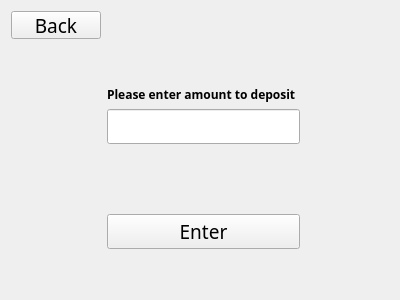
<?xml version="1.0" encoding="UTF-8"?>
<ui version="4.0">
 <class>Form</class>
 <widget class="QWidget" name="Form">
  <property name="geometry">
   <rect>
    <x>0</x>
    <y>0</y>
    <width>400</width>
    <height>300</height>
   </rect>
  </property>
  <property name="windowTitle">
   <string>Form</string>
  </property>
  <layout class="QGridLayout" name="gridLayout">
   <item row="4" column="2">
    <spacer name="horizontalSpacer_2">
     <property name="orientation">
      <enum>Qt::Horizontal</enum>
     </property>
     <property name="sizeHint" stdset="0">
      <size>
       <width>40</width>
       <height>20</height>
      </size>
     </property>
    </spacer>
   </item>
   <item row="6" column="1">
    <spacer name="verticalSpacer">
     <property name="orientation">
      <enum>Qt::Vertical</enum>
     </property>
     <property name="sizeHint" stdset="0">
      <size>
       <width>20</width>
       <height>40</height>
      </size>
     </property>
    </spacer>
   </item>
   <item row="3" column="1">
    <widget class="QLabel" name="label">
     <property name="sizePolicy">
      <sizepolicy hsizetype="Preferred" vsizetype="Expanding">
       <horstretch>0</horstretch>
       <verstretch>0</verstretch>
      </sizepolicy>
     </property>
     <property name="font">
      <font>
       <family>Sans</family>
       <weight>75</weight>
       <bold>true</bold>
      </font>
     </property>
     <property name="text">
      <string>Please enter amount to deposit</string>
     </property>
    </widget>
   </item>
   <item row="4" column="0">
    <spacer name="horizontalSpacer">
     <property name="orientation">
      <enum>Qt::Horizontal</enum>
     </property>
     <property name="sizeHint" stdset="0">
      <size>
       <width>40</width>
       <height>20</height>
      </size>
     </property>
    </spacer>
   </item>
   <item row="7" column="1">
    <widget class="QPushButton" name="enter_button">
     <property name="sizePolicy">
      <sizepolicy hsizetype="Minimum" vsizetype="Expanding">
       <horstretch>0</horstretch>
       <verstretch>0</verstretch>
      </sizepolicy>
     </property>
     <property name="font">
      <font>
       <family>Gill Sans Ultra Bold Condensed</family>
       <pointsize>14</pointsize>
      </font>
     </property>
     <property name="text">
      <string>Enter</string>
     </property>
    </widget>
   </item>
   <item row="0" column="0">
    <widget class="QPushButton" name="back_button">
     <property name="sizePolicy">
      <sizepolicy hsizetype="Minimum" vsizetype="Minimum">
       <horstretch>0</horstretch>
       <verstretch>0</verstretch>
      </sizepolicy>
     </property>
     <property name="maximumSize">
      <size>
       <width>93</width>
       <height>28</height>
      </size>
     </property>
     <property name="font">
      <font>
       <family>Gill Sans Ultra Bold Condensed</family>
       <pointsize>14</pointsize>
      </font>
     </property>
     <property name="text">
      <string>Back</string>
     </property>
    </widget>
   </item>
   <item row="4" column="1">
    <widget class="QLineEdit" name="lineedit">
     <property name="sizePolicy">
      <sizepolicy hsizetype="Minimum" vsizetype="Minimum">
       <horstretch>0</horstretch>
       <verstretch>0</verstretch>
      </sizepolicy>
     </property>
     <property name="font">
      <font>
       <family>Gill Sans Ultra Bold Condensed</family>
       <pointsize>14</pointsize>
       <weight>75</weight>
       <bold>true</bold>
      </font>
     </property>
     <property name="inputMethodHints">
      <set>Qt::ImhDigitsOnly|Qt::ImhFormattedNumbersOnly</set>
     </property>
     <property name="inputMask">
      <string>0000</string>
     </property>
     <property name="text">
      <string/>
     </property>
     <property name="maxLength">
      <number>4</number>
     </property>
     <property name="frame">
      <bool>true</bool>
     </property>
     <property name="cursorPosition">
      <number>0</number>
     </property>
     <property name="alignment">
      <set>Qt::AlignCenter</set>
     </property>
     <property name="cursorMoveStyle">
      <enum>Qt::VisualMoveStyle</enum>
     </property>
     <property name="clearButtonEnabled">
      <bool>true</bool>
     </property>
    </widget>
   </item>
   <item row="5" column="1">
    <widget class="QLabel" name="feedback_label">
     <property name="sizePolicy">
      <sizepolicy hsizetype="Preferred" vsizetype="Expanding">
       <horstretch>0</horstretch>
       <verstretch>0</verstretch>
      </sizepolicy>
     </property>
     <property name="font">
      <font>
       <family>Sans</family>
       <weight>75</weight>
       <bold>true</bold>
      </font>
     </property>
     <property name="text">
      <string/>
     </property>
    </widget>
   </item>
   <item row="2" column="1">
    <spacer name="verticalSpacer_2">
     <property name="orientation">
      <enum>Qt::Vertical</enum>
     </property>
     <property name="sizeHint" stdset="0">
      <size>
       <width>20</width>
       <height>40</height>
      </size>
     </property>
    </spacer>
   </item>
   <item row="8" column="1">
    <spacer name="verticalSpacer_3">
     <property name="orientation">
      <enum>Qt::Vertical</enum>
     </property>
     <property name="sizeHint" stdset="0">
      <size>
       <width>20</width>
       <height>40</height>
      </size>
     </property>
    </spacer>
   </item>
  </layout>
 </widget>
 <resources/>
 <connections/>
</ui>
